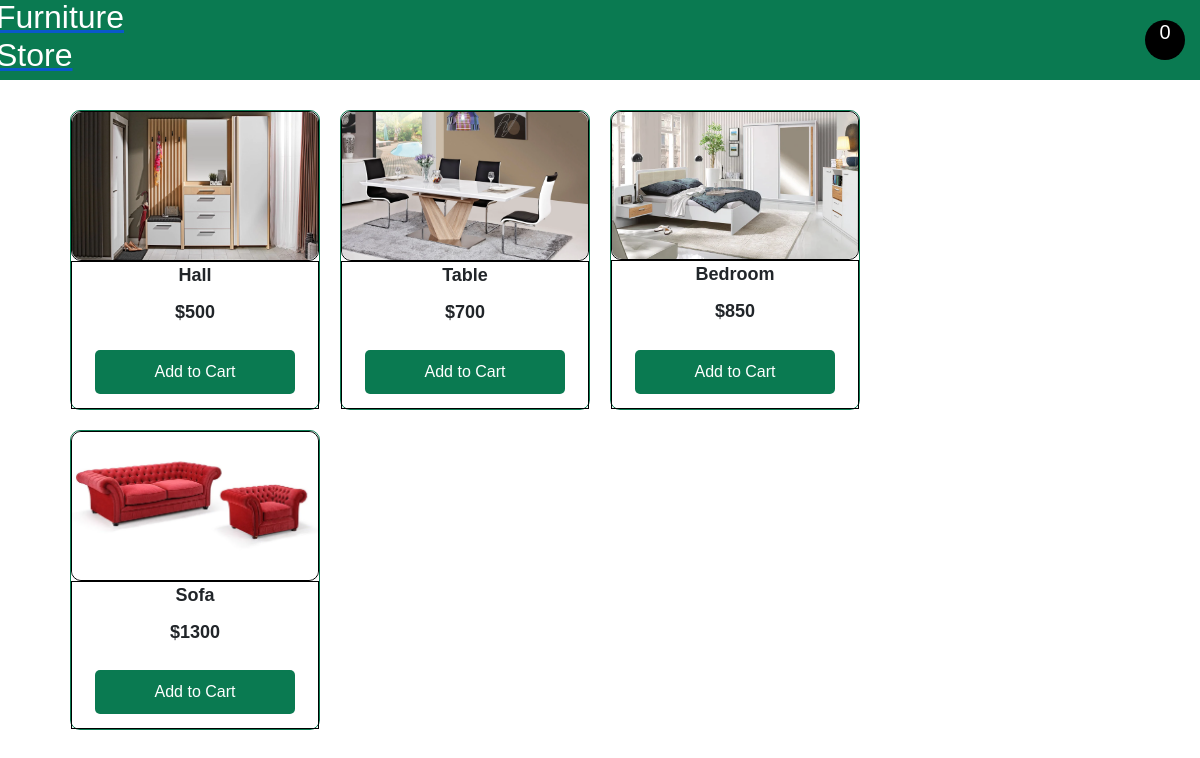
The page / on the database its author committed.
### store/models.py (models this page shows, shortened)
class Cart(models.Model):
    id = models.UUIDField(default=uuid.uuid4, primary_key=True)
    user = models.ForeignKey(User,  on_delete=models.CASCADE)
    completed = models.BooleanField(default=False)
    @property
    def num_of_items(self):
        cartitems = self.cartitems.all()
        quantity = sum([item.quantity for item in cartitems])
        return quantity

class Product(models.Model):
    name = models.CharField(max_length=50)
    price = models.IntegerField()
    picture = models.ImageField(upload_to="img", default="")

### store/views.py (the view)
# urls.py: path("", views.index, name="index"),
def index(request):
    products = Product.objects.all()
    if request.user.is_authenticated:
        cart, created = Cart.objects.get_or_create(user=request.user, completed=False)
        print('CArt: ', cart)
    comment = {"products":products, "cart": Cart}
    return render(request, "index.html", comment)

### store/templates/index.html
{% extends 'base.html' %}
{% block content %}
<div class="container">
    {% for product in products %}
    <div class="productContainer">
        <div class="thumbnail">
            <img src="{{product.picture.url}}" alt="">
        </div>
        <div class="action">
            <p>{{product.name}}</p>
            <p>${{product.price}}</p>
            <button value="{{product.id}}">Add to Cart</button>
        </div>
    </div>
    {% endfor %}
</div>
{% endblock content %}

### store/templates/base.html (shortened to what this page needs)
<!DOCTYPE html>
{% load static %}
<html lang="en">
<head>
    <link href="https://cdn.jsdelivr.net/npm/bootstrap@5.0.2/dist/css/bootstrap.min.css" rel="stylesheet">
    <link rel="stylesheet" href="{% static 'css/style.css' %}">
</head>
<body>
    <nav>
        <div class="logo">
            <a href="{% url 'index' %}"><h2>Furniture Store</h2></a>
        </div>
        <div class="cart">
            <a href="{% url 'cart' %}" style="color:white; text-decoration:none">
                 <div class="cart-container">
                    <div class="cartitems"><p id="num_of_items">{{cart.num_of_items}}</p></div>
                </div>
            </a>
        </div>
    </nav>
     {% block content %}
     {% endblock content %}
</body>
</html>

### store/static/css/style.css (style rules this page uses)
* { padding: 0px; margin: 0px; box-sizing: border-box; font-family: sans-serif; }
nav { background-color: #0A7A51; color: #FFFFFF; width: 100%; height: 80px; padding: 0px 10px 0px 10px; display: flex; align-items: center; justify-content: space-between; }
.h2, h2 { font-size: 2rem; color: white; }
.logo { width: 100px; height: 60px; display: flex; align-items: center; justify-content: center; }
.cart { width: 300px; height: auto; display: flex; align-items: center; justify-content: space-between; }
.cart-container { width: 50px; height: 50px; display: flex; align-items: center; justify-content: center; flex-direction: column; }
.cart-container .cartitems { width: 40px; height: 40px; border-radius: 40px; background-color: black; color: white; display: flex; align-items: center; justify-content: center; }
.cart-container .cartitems p { color: white; font-size: 20px; }
.container { width: 90%; height: auto; padding: 10px 10px 10px 10px; margin: auto; margin-top: 20px; display: flex; align-items: center; justify-content: flex-start; flex-wrap: wrap }
.productContainer { width: 250px; height: 300px; border: 1px solid #0A7A51; border-radius: 10px; display: flex; align-items: center; justify-content: space-between; flex-direction: column; margin-bottom: 20px; margin-right: 20px; }
.thumbnail { width: 100%; height: 150px; border: 1px solid black; border-radius: 10px; }
.thumbnail img { width: 100%; height: 100%; border-radius: 10px; object-fit: cover; }
.action { width: 100%; height: 150px; border: 1px solid black; display: flex; align-items: center; justify-content: space-between; flex-direction: column; }
.action p { font-size: 18px; margin-bottom: 10px; font-weight: bold; }
.productContainer button { background-color: #0A7A51; width: 200px; padding: 10px 10px 10px 10px; color: white; border: none; font-size: 16px; cursor: pointer; border-radius: 5px; margin: auto; }

### rows shown on the page
Product: picture (picture), name "Hall", price "500", {{ product.id }} 4 (drawn)
Product: picture (picture), name "Table", price "700", {{ product.id }} 5 (drawn)
Product: picture (picture), name "Bedroom", price "850", {{ product.id }} 6 (drawn)
Product: picture (picture), name "Sofa", price "1300", {{ product.id }} 7 (drawn)
